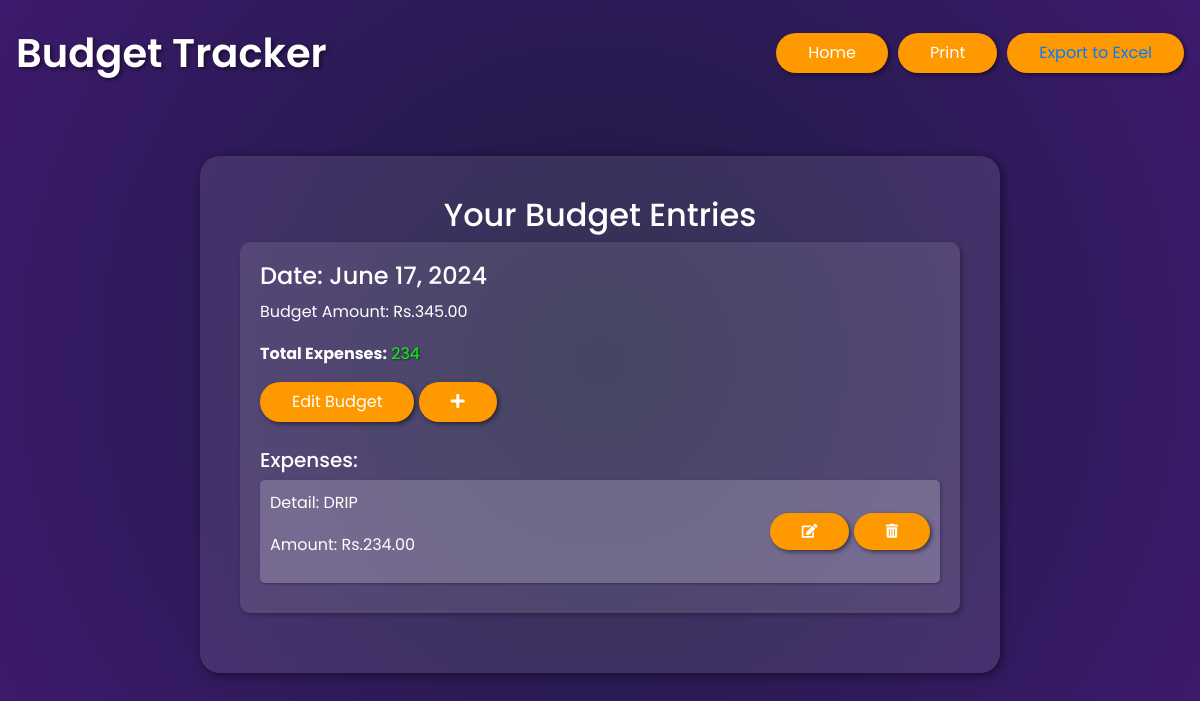
The page /landing-entry/ (signed in) on the database its author committed.
### myapp/models.py (models this page shows, shortened)
class DailyBudget(models.Model):
    user =  models.ForeignKey(User, on_delete=models.CASCADE, related_name='expenses')
    date = models.DateField()
    budget_amount = models.DecimalField(max_digits=10, decimal_places=2)

class Expense(models.Model):
    daily_budget = models.ForeignKey(DailyBudget, on_delete=models.CASCADE, related_name='expenses')
    detail = models.CharField(max_length=255,blank=True)
    amount = models.DecimalField(max_digits=10, decimal_places=2,blank=True)

### myapp/views.py (the view)
# urls.py: path('landing-entry/', budget_list, name='budget_list'),
@login_required
def budget_list(request):
    budgets = DailyBudget.objects.filter(user=request.user).prefetch_related('expenses')
    for budget in budgets:
        total_expenses = budget.expenses.aggregate(total_amount=Sum('amount'))['total_amount'] or 0
        budget.total_expenses = total_expenses  # Add total_expenses attribute to each budget object
    return render(request, 'landing.html', {'budgets': budgets})

### templates/landing.html (shortened to what this page needs)
<!DOCTYPE html>
<html lang="en">
<head>
    <link rel="stylesheet" href="https://stackpath.bootstrapcdn.com/bootstrap/4.5.2/css/bootstrap.min.css">
    <link rel="stylesheet" href="https://cdnjs.cloudflare.com/ajax/libs/font-awesome/5.15.4/css/all.min.css">
</head>
<body>
    <nav class="navbar">
        <div class="navbar-brand">Budget Tracker</div>
        <div class="navbar-buttons">
            <button class="btn" onclick="window.location.href='/'">Home</button>
            <button class="btn" onclick="window.print()">Print</button>
            <button class="btn" class="btn"> <a href="{% url 'export_budget_to_excel' %}">Export to Excel</a></button>
        </div>
    </nav>
    <div class="container entries-container">
        <h2 class="text-center">Your Budget Entries</h2>
        {% for budget in budgets %}
            {% if budget.expenses.all %}
                <div class="entry">
                    <h4>Date: {{ budget.date }}</h4>
                    <p>Budget Amount: Rs.{{ budget.budget_amount }}</p>
                    <p><strong>Total Expenses:</strong>
                        {% if budget.budget_amount > budget.total_expenses %}
                        <span style="color: #00ff00; text-shadow: 1px 1px 2px rgba(0, 0, 0, 0.5);">{{ budget.total_expenses }}</span>
                        {% else %}
                        <span style="color: #ff0000; text-shadow: 1px 1px 2px rgba(0, 0, 0, 0.5);">{{ budget.total_expenses }}</span>
                        <br>
                        <span style="color: #ff0000; text-shadow: 1px 1px 2px rgba(0, 0, 0, 0.5);">Exceed Today's Budget!</span>
                        {% endif %}
                    </p>
                    <button class="btn" onclick="openModal('editBudgetModal{{ budget.id }}')">Edit Budget</button>
                    <button class="btn" onclick="openModal('addExpenseModal{{ budget.id }}')"><i class="fas fa-plus"></i></button>
                    <br><br>
                    <h5>Expenses:</h5>
                    {% for expense in budget.expenses.all %}
                        <div class="expense">
                            <div class="expense-details">
                                <p>Detail: {{ expense.detail }}</p>
                                <p>Amount: Rs.{{ expense.amount }}</p>
                            </div>
                            <div class="expense-actions">
                                <button class="btn btn-sm btn-primary" onclick="openModal('editExpenseModal{{ expense.id }}')"><i class="fas fa-edit"></i></button>
                                <button class="btn btn-sm btn-danger" onclick="openModal('deleteExpenseModal{{ expense.id }}')"><i class="fas fa-trash-alt"></i></button>
                            </div>
                        </div>
                    {% endfor %}
                </div>
            {% endif %}
        {% endfor %}
    </div>
</body>
</html>

### templates/landing.html (style rules this page uses)
body { background: radial-gradient(circle at center, #1a1a3d, #3d1a6d); color: white; font-family: 'Poppins', sans-serif; line-height: 1.6; overflow-x: hidden; margin: 0; padding: 0; }
.navbar { background: transparent; padding: 1rem; display: flex; justify-content: space-between; align-items: center; }
.navbar-brand { font-size: 2.5rem; font-weight: 600; color: white; text-shadow: 2px 2px 4px rgba(0, 0, 0, 0.5); }
.navbar-buttons { display: flex; gap: 10px; }
.entries-container { max-width: 800px; margin: 50px auto; background: rgba(255, 255, 255, 0.1); padding: 40px; border-radius: 20px; box-shadow: 2px 2px 10px rgba(0, 0, 0, 0.5); backdrop-filter: blur(10px); transition: all 0.3s ease; }
.entry { background: rgba(255, 255, 255, 0.1); padding: 20px; margin-bottom: 20px; border-radius: 10px; box-shadow: 2px 2px 5px rgba(0, 0, 0, 0.3); transition: all 0.3s ease; }
.expense { background: rgba(255, 255, 255, 0.2); padding: 10px; margin-bottom: 10px; border-radius: 5px; box-shadow: 1px 1px 3px rgba(0, 0, 0, 0.3); transition: all 0.3s ease; display: flex; justify-content: space-between; align-items: center; }
.btn { background-color: #ff9900; color: white; border: none; box-shadow: 2px 2px 4px rgba(0, 0, 0, 0.5); transition: all 0.3s ease; border-radius: 20px; padding: 0.5rem 2rem; cursor: pointer; }

### rows shown on the page
DailyBudget: date "June 17, 2024", budget_amount "345.00", total_expenses "234"
Expense: detail "DRIP", amount "234.00"
